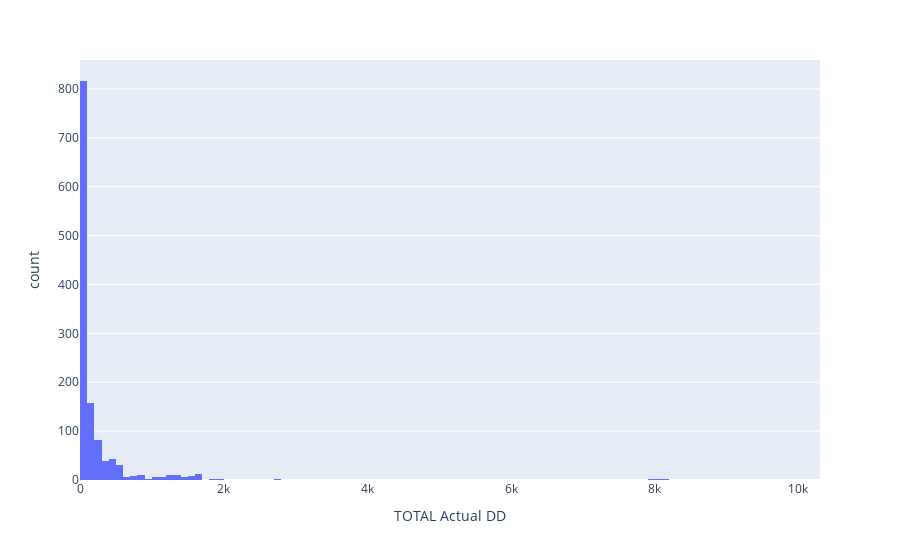

Notebook source saved alongside this figure:
### Markdown cell above
Taking another look at the first 20 rows printed in the table above (in the data loading section), we also notice that the year pre-dates 2007, which was when the survey supposedly began.


> **Question: Why does the data contain years pre-2007**
> 
> The data contains information prior to 2007, which was when the data collection survey supposedly began. Why is this the case? We couldn't find information online to answer this question, but perhaps this is due to back-reporting (i.e. countries providing historical data), or perhaps it is a mistake in the documentation.


> **Data cleaning action item: Add an option to remove the pre-2007 data**
>
> We want to have an option in our cleaning function to remove the pre-2007 data, but the default option will be to keep it. 



To investigate if there are any strange values in the `TOTAL Actual DD` variable, the figure below displays a histogram of the `TOTAL Actual DD` variable.

### Code cell
px.histogram(organs_original, x="TOTAL Actual DD")

### Figure 1 — Plotly figure (JSON) as saved in the notebook; plotly's stock layout.template omitted (floating-point values rounded to 4 significant figures; data arrays with more than 128 entries replaced by an {"elided": "..."} marker saying what was removed)
{"data": [{"alignmentgroup": "True", "bingroup": "x", "hovertemplate": "TOTAL Actual DD=%{x}<br>count=%{y}<extra></extra>", "legendgroup": "", "marker": {"color": "#636efa", "pattern": {"shape": ""}}, "name": "", "offsetgroup": "", "orientation": "v", "showlegend": false, "type": "histogram", "x": {"elided": "3165 int values"}, "xaxis": "x", "yaxis": "y"}], "layout": {"barmode": "relative", "legend": {"tracegroupgap": 0}, "margin": {"t": 60}, "xaxis": {"anchor": "y", "domain": [0, 1], "title": {"text": "TOTAL Actual DD"}}, "yaxis": {"anchor": "x", "domain": [0, 1], "title": {"text": "count"}}}}
